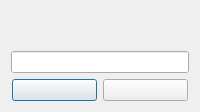
<?xml version="1.0" encoding="UTF-8"?>
<ui version="4.0">
    <class>getNameDialog</class>
    <widget class="QDialog" m_name="getNameDialog">
        <property m_name="geometry">
            <rect>
                <x>0</x>
                <y>0</y>
                <width>400</width>
                <height>151</height>
            </rect>
        </property>
        <property m_name="windowTitle">
            <string>Dialog</string>
        </property>
        <layout class="QVBoxLayout" m_name="verticalLayout_2">
            <item>
                <layout class="QVBoxLayout" m_name="verticalLayout">
                    <item>
                        <widget class="QLabel" m_name="labelTitle">
                            <property m_name="text">
                                <string>TextLabel</string>
                            </property>
                            <property m_name="alignment">
                                <set>Qt::AlignCenter</set>
                            </property>
                        </widget>
                    </item>
                    <item>
                        <widget class="QLabel" m_name="labelPrompt">
                            <property m_name="text">
                                <string>TextLabel</string>
                            </property>
                            <property m_name="wordWrap">
                                <bool>true</bool>
                            </property>
                        </widget>
                    </item>
                    <item>
                        <widget class="QLineEdit" m_name="textName"/>
                    </item>
                    <item>
                        <layout class="QHBoxLayout" m_name="horizontalLayout">
                            <item>
                                <spacer m_name="horizontalSpacer">
                                    <property m_name="orientation">
                                        <enum>Qt::Horizontal</enum>
                                    </property>
                                    <property m_name="sizeHint" stdset="0">
                                        <size>
                                            <width>40</width>
                                            <height>20</height>
                                        </size>
                                    </property>
                                </spacer>
                            </item>
                            <item>
                                <widget class="QPushButton" m_name="buttonOk">
                                    <property m_name="minimumSize">
                                        <size>
                                            <width>80</width>
                                            <height>24</height>
                                        </size>
                                    </property>
                                    <property m_name="cursor">
                                        <cursorShape>PointingHandCursor</cursorShape>
                                    </property>
                                    <property m_name="text">
                                        <string>Ok</string>
                                    </property>
                                </widget>
                            </item>
                            <item>
                                <widget class="QPushButton" m_name="buttonCancel">
                                    <property m_name="minimumSize">
                                        <size>
                                            <width>80</width>
                                            <height>24</height>
                                        </size>
                                    </property>
                                    <property m_name="cursor">
                                        <cursorShape>PointingHandCursor</cursorShape>
                                    </property>
                                    <property m_name="text">
                                        <string>Cancel</string>
                                    </property>
                                </widget>
                            </item>
                            <item>
                                <spacer m_name="horizontalSpacer_2">
                                    <property m_name="orientation">
                                        <enum>Qt::Horizontal</enum>
                                    </property>
                                    <property m_name="sizeHint" stdset="0">
                                        <size>
                                            <width>40</width>
                                            <height>20</height>
                                        </size>
                                    </property>
                                </spacer>
                            </item>
                        </layout>
                    </item>
                </layout>
            </item>
        </layout>
    </widget>
    <resources/>
    <connections/>
</ui>
